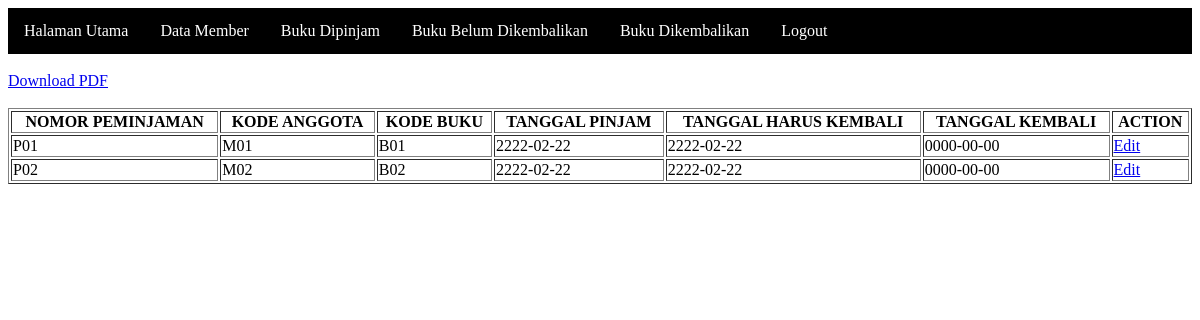
The page /responsi/tampil_belum_dikembalikan.php (signed in) on the database its author committed.
### tables this page shows
CREATE TABLE `peminjaman` (
  `nopeminjaman` varchar(40) NOT NULL,
  `kodeangt` varchar(40) NOT NULL,
  `kodebk` varchar(40) NOT NULL,
  `tglpinjam` date NOT NULL,
  `tglhrskembali` date NOT NULL,
  `tglkembali` date NOT NULL
);

### responsi/tampil_belum_dikembalikan.php (the view, shortened to what this page needs)
<?php
include_once("koneksi.php");
$result = mysqli_query($konek, "SELECT * FROM peminjaman WHERE tglkembali = '0000-00-00'");
?>
<html>
<head>
</head>
<body>
    <ul>
        <li><a href="tampil_data.php">Halaman Utama</a></li>
        <li><a href="tampil_member.php">Data Member</a></li>
        <li><a href="tampil_dipinjam.php">Buku Dipinjam</a></li>
        <li><a href="tampil_belum_dikembalikan.php">Buku Belum Dikembalikan</a></li>
        <li><a href="tampil_dikembalikan.php">Buku Dikembalikan</a></li>
        <li><a href="logout.php">Logout</a></li>
    </ul>
    <br>
    <a href="lap_mhs.php">Download PDF</a><br /><br />
    <table width='100%' border=1>
        <tr>
            <th>NOMOR PEMINJAMAN</th>
            <th>KODE ANGGOTA</th>
            <th>KODE BUKU</th>
            <th>TANGGAL PINJAM</th>
            <th>TANGGAL HARUS KEMBALI</th>
            <th>TANGGAL KEMBALI</th>
            <th>ACTION</th>
        </tr>
        <?php
        while ($user_data = mysqli_fetch_array($result)) {
            echo "<tr>";
            echo "<td>" . $user_data['nopeminjaman'] . "</td>";
            echo "<td>" . $user_data['kodeangt'] . "</td>";
            echo "<td>" . $user_data['kodebk'] . "</td>";
            echo "<td>" . $user_data['tglpinjam'] . "</td>";
            echo "<td>" . $user_data['tglhrskembali'] . "</td>";
            echo "<td>" . $user_data['tglkembali'] . "</td>";
            echo "<td><a href='edit_dipinjam.php?nopeminjaman=$user_data[nopeminjaman]'>Edit</a></d>";
        }
        ?>
    </table>
</body>
</html>

### responsi/tampil_belum_dikembalikan.php (style rules this page uses)
ul { list-style-type: none; margin: 0; padding: 0; overflow: hidden; background-color: #000; }
li { float: left; }
li a { display: block; color: white; text-align: center; padding: 14px 16px; text-decoration: none; }

### rows shown on the page
peminjaman: nopeminjaman "P01", kodeangt "M01", kodebk "B01", tglpinjam "2222-02-22", tglhrskembali "2222-02-22", tglkembali "0000-00-00"
peminjaman: nopeminjaman "P02", kodeangt "M02", kodebk "B02", tglpinjam "2222-02-22", tglhrskembali "2222-02-22", tglkembali "0000-00-00"
